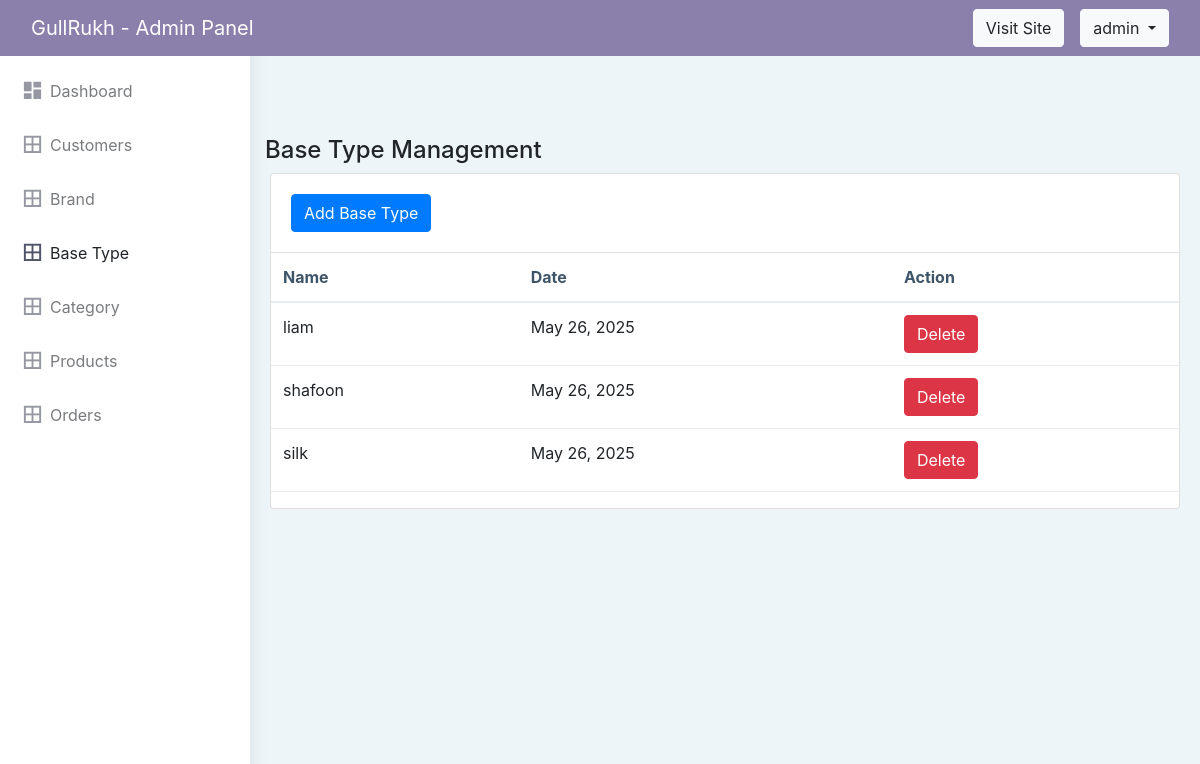
Screenshot of /addBaseType/ (signed in) with the database file from the repository.
### store/models.py (models this page shows, shortened)
class BaseType(models.Model):
    type_name = models.CharField(max_length=150)
    Date = models.DateTimeField()

### store/views.py (the view, shortened to what this page needs)
# urls.py: path('addBaseType/', views.addBaseType, name="addBaseType"),
def addBaseType(request):
    if not request.user.is_authenticated:
        return redirect('store:admin_login')
    typeData = BaseType.objects.all()
    context={
        'typeData':typeData,
    }
    return render(request,'admin/add_basetype.html',context)

### store/context_preprocessors.py (called while the page is built)
def store_menu(request):
    categories = Category.objects.filter(is_active=True)
    brands = Brand.objects.all()
    context = {
        'categories_menu': categories,
        'brands':brands,
    }
    return context

def cart_menu(request):
    if request.user.is_authenticated:
        cart_items= Cart.objects.filter(user=request.user)
        context = {
            'cart_items': cart_items,
        }
    else:
        context = {}
    return context

### templates/admin/add_basetype.html (shortened to what this page needs)
{% extends 'admin/admin_base.html' %}
{% load static %}
      {% block content %}
<link href="https://stackpath.bootstrapcdn.com/bootstrap/4.5.2/css/bootstrap.min.css" rel="stylesheet">
<div class="row">
    <h4>Base Type Management</h4>
    </div>
      <div class="row">
            <div class="col-12">
                <div class="card">
                  <div class="card-body">
                    <div class="header">
                        <button type="button" class="btn btn-primary" data-toggle="modal" data-target="#exampleModal">Add Base Type</button>
                    </div>
                  </div>
                  <div class="table-responsive">
                    <table class="table display" id="example" style="width:100%">
                      <thead>
                        <tr>
                          <th>Name</th>
                          <th>Date</th>
                          <th>Action</th>
                        </tr>
                      </thead>
                      <tbody>
                        {% for item in typeData %}
                        <tr>
                          <td>{{item.type_name}}</td>
                          <td>{{item.Date | date}}</td>
                            <td >
                                <a type="button" class="btn btn-danger" title="Delete" data-toggle="modal" data-target="#deleteBrandModal-{{forloop.counter}}">Delete</a>
                            </td>
                        </tr>
                        {% endfor %}
                      </tbody>
                    </table>
                  </div>
                </div>
              </div>
      </div>
      {% endblock content %}

### templates/admin/admin_base.html (shortened to what this page needs)
{% load static %}
<!DOCTYPE html>
<html dir="ltr" lang="en">
<head>
    <link rel="stylesheet" href="{% static 'vendor/nouislider/nouislider.min.css' %}">
    <link href="{% static 'admin_styles/assets/libs/chartist/dist/chartist.min.css' %}" rel="stylesheet" />
    <link href="{% static 'admin_styles/dist/css/style.min.css' %}" rel="stylesheet" />
    <link href="https://cdn.datatables.net/2.2.2/css/dataTables.dataTables.css" rel="stylesheet"/>
</head>
<body style="background-color: #edf5f8;">
    <div id="main-wrapper" data-layout="vertical" data-navbarbg="skin5" data-sidebartype="full" data-sidebar-position="absolute" data-header-position="absolute" data-boxed-layout="full">
        <nav class="navbar navbar-expand-lg navbar-dark" style="background-color: #8b7fac;">
            <div class="container-fluid">
                <a class="navbar-brand" href="{% url 'store:admin_index' %}">GullRukh - Admin Panel</a>
                <div class="d-flex align-items-center ms-auto">
                    <div>
                    <a href="{% url 'store:home' %}" type="button" class="btn btn-light position-relative me-3">Visit Site</a>
                    </div>
                    <div class="dropdown">
                        <a class="btn btn-light dropdown-toggle" href="#" role="button" data-bs-toggle="dropdown">
                            {{ request.user.username }}
                        </a>
                    </div>
                </div>
            </div>
        </nav>
        <aside class="left-sidebar d-lg-block d-none" data-sidebarbg="skin6">
            <div class="scroll-sidebar">
                <nav class="sidebar-nav">
                    <ul id="sidebarnav">
                        <li class="sidebar-item">
                            <a class="sidebar-link waves-effect waves-dark sidebar-link" href="{% url 'store:admin_index' %}" aria-expanded="false">
                                <i class="mdi mdi-view-dashboard"></i>
                                <span class="hide-menu">Dashboard</span>
                            </a>
                        </li>
                        <li class="sidebar-item">
                            <a class="sidebar-link waves-effect waves-dark sidebar-link" href="{% url 'store:allCustomers' %}" aria-expanded="false">
                                <i class="mdi mdi-border-all"></i>
                                <span class="hide-menu">Customers</span>
                            </a>
                        </li>
                        <li class="sidebar-item">
                            <a class="sidebar-link waves-effect waves-dark sidebar-link" href="{% url 'store:addBrand' %}" aria-expanded="false">
                                <i class="mdi mdi-border-all"></i>
                                <span class="hide-menu">Brand</span>
                            </a>
                        </li>
                         <li class="sidebar-item">
                            <a class="sidebar-link waves-effect waves-dark sidebar-link" href="{% url 'store:addBaseType' %}" aria-expanded="false">
                                <i class="mdi mdi-border-all"></i>
                                <span class="hide-menu">Base Type</span>
                            </a>
                        </li>
                        <li class="sidebar-item">
                            <a class="sidebar-link waves-effect waves-dark sidebar-link" href="{% url 'store:addCategory' %}" aria-expanded="false">
                                <i class="mdi mdi-border-all"></i>
                                <span class="hide-menu">Category</span>
                            </a>
                        </li>
                        <li class="sidebar-item">
                            <a class="sidebar-link waves-effect waves-dark sidebar-link" href="{% url 'store:addProduct' %}" aria-expanded="false">
                                <i class="mdi mdi-border-all"></i>
                                <span class="hide-menu">Products</span>
                            </a>
                        </li>
                        <li class="sidebar-item">
                            <a class="sidebar-link waves-effect waves-dark sidebar-link" href="{% url 'store:allOrders' %}" aria-expanded="false">
                                <i class="mdi mdi-border-all"></i>
                                <span class="hide-menu">Orders</span>
                            </a>
                        </li>
                    </ul>
                </nav>
            </div>
        </aside>
        <div class="page-wrapper">
            <div class="container-fluid">
                {% block content %}
                {% endblock content %}
            </div>
        </div>
    </div>
</body>
</html>

### templates/admin/admin_base.html (style rules this page uses)
.navbar { position: fixed; width: 100%; z-index: 1000; }
.page-wrapper { margin-top: 60px; }

### rows the page displays
BaseType: type_name "liam", Date "May 26, 2025"
BaseType: type_name "shafoon", Date "May 26, 2025"
BaseType: type_name "silk", Date "May 26, 2025"

### other values shown
{{ request.user.username }} "admin"
